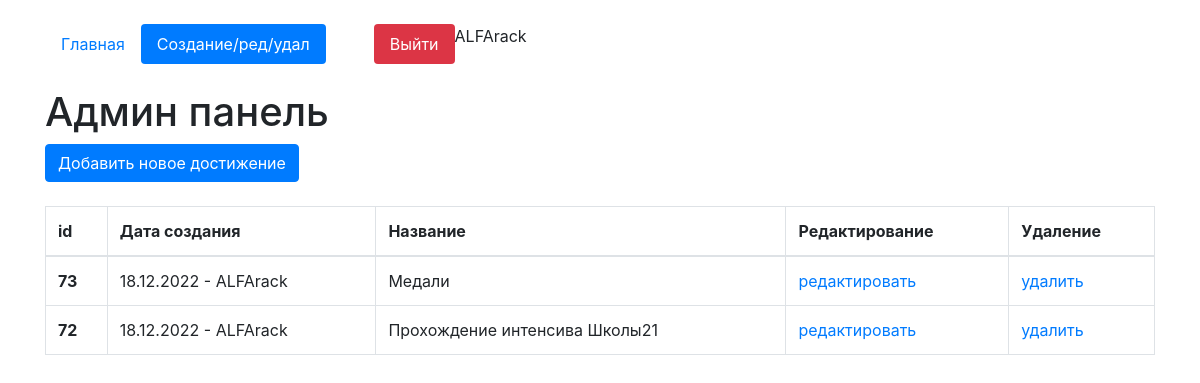
Page /edit-page (signed in) on the committed database.
### core/models.py (models this page shows, shortened)
class Articles(models.Model):
    author = models.ForeignKey(User, on_delete = models.CASCADE, verbose_name='Владелец достижения', blank = True, null = True )
    create_date = models.DateTimeField(auto_now=True)
    name = models.CharField(max_length=200, verbose_name='Название')
    text = models.TextField(verbose_name='Текст')
    class Meta:
        verbose_name='Статью'
        verbose_name_plural='Статьи'

### core/views.py (the view, shortened to what this page needs)
# urls.py: path('edit-page', views.ArticleCreateView.as_view(), name='edit_page'),
class ArticleCreateView(LoginRequiredMixin, CustomSuccessMessageMixin, CreateView):
    login_url = reverse_lazy('login_page')
    model = Articles
    template_name = 'edit_page.html'
    form_class = ArticleForm
    success_url = reverse_lazy('edit_page')
    success_msg = 'Запись создана'
    def get_context_data(self,**kwargs):
        kwargs['list_articles'] = Articles.objects.all().order_by('-id')
        return super().get_context_data(**kwargs)

### core/templates/edit_page.html (shortened to what this page needs)
{% extends 'index.html' %}
    {% block content %}
    <h1 class="mt-4">Админ панель</h1>
<button type="button" class="btn btn-primary" data-toggle="modal" data-target="#exampleModal">
  Добавить новое достижение
</button>
    {% if update %}
    {% if success_update %}
    <p style="color:red">Запись обновлена</p>
    {% endif %}
    <p class="mt-4">Страница редактирования</p>
    <p><a href="{% url 'edit_page' %}">Вернуться назад</a></p>
    <form id="update_data" method="post">
            {% csrf_token %}
            {{form}}
        </form>
    <button form="update_data" type="submit" class="btn btn-primary">Обновить</button>
    {% else %}
    <table class="table table-bordered mt-4">
  <thead>
    <tr>
      <th scope="col">id</th>
      <th scope="col">Дата создания</th>
      <th scope="col">Название</th>
      <th scope="col">Редактирование</th>
      <th scope="col">Удаление</th>
    </tr>
  </thead>
  <tbody>
      {% for i in list_articles %}
    <tr {% if i.id|slugify == request.GET.id %} style="background:red" {% endif %}>
      <th>{{i.id}}</th>
      <td>{{i.create_date|date:'d.m.Y'}} - {{i.author}}</td>
      <td>{{i.name}}</td>
      <td>
          {% if request.user == i.author %}
          <a href="{% url 'update_page' i.id %}">редактировать</a>
          {% else %}
          нет доступа
          {% endif %}
          </td>
      <td>
          {% if request.user == i.author %}
          <a href="javascript:void()" onclick="delete_question{{i.id}}()">удалить</a>
          {% else %}
          нет доступа
            {% endif %}
          </td>
    </tr>
    {% endfor %}
  </tbody>
</table>
{% endif %}
   {% endblock %}

### core/templates/index.html (shortened to what this page needs)
<!doctype html>
<html lang="en">
  <head>
    <link rel="stylesheet" href="https://stackpath.bootstrapcdn.com/bootstrap/4.4.1/css/bootstrap.min.css">
  </head>
  <body>
      <div class="container mt-4">
          <ul class="nav nav-pills">
  <li class="nav-item">
      {% url 'home' as url_home %}
    <a class="nav-link {% if url_home == request.path %}active{% endif %}" href="{{url_home}}">Главная</a>
  </li>
  <li class="nav-item">
      {% url 'edit_page' as url_edit_page %}
    <a class="nav-link {% if url_edit_page == request.path %}active{% endif %}" href="{{url_edit_page}}">Создание/ред/удал</a>
  </li>
  {% if request.user.is_authenticated %}
      <li class="nav-item">
        {% url 'logout_page' as url_logout_page %}
    <a class="nav-link btn-danger ml-5" href="{{url_logout_page}}">Выйти</a>
  </li>
  {% endif %}
{{request.user}}
</ul>
    {% block content %}{% endblock %}
</div>
  </body>
</html>

### rows in the picture
Articles: id "73", create_date "18.12.2022", author "ALFArack", name "Медали", shows "редактировать"
Articles: id "72", create_date "18.12.2022", author "ALFArack", name "Прохождение интенсива Школы21", shows "редактировать"

### other values in the picture
{{ request.user }} "ALFArack"
